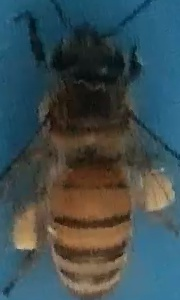
#> input picture blue_reference_img.png, 180 x 300 px
$ jupyter execute 'Blue Param Scan.ipynb'
#> lines starting #> are read from the running program, lines starting #| are printed output that depends on the picture; after the words box and inside, x2 and y2 are one past the last pixel; in counts of white or black regions, pixels touching at a corner belong together
[cell 1]
import cv2
import numpy as np
import PIL
from math import pi
import math
from matplotlib import pyplot as plt
import random
from tqdm import tqdm
from sklearn.cluster import DBSCAN
from scipy.spatial import ConvexHull, convex_hull_plot_2d
import skimage.io
from scipy import ndimage as ndi
from statistics import mean

print("Done")

[cell 2]
def do_image(original, R, G, B, alpha_chan = [], thresh_lo = 1, thresh_hi = 254, erode_val = 10, gauss_val = 9, exponent = 0.18, gauss_val2 = 3):
    # original = cv2.cvtColor(cv2.imread("download.png"), cv2.COLOR_BGR2RGB)
    r_channel, g_channel, b_channel = cv2.split(original)
    color_channels = [r_channel, g_channel, b_channel]
    border_int = 3
    if len(alpha_chan) == 0:
        img = cv2.copyMakeBorder(cv2.cvtColor(original, cv2.COLOR_BGR2GRAY), border_int, border_int, border_int, border_int, cv2.BORDER_CONSTANT, value=255)
        ret, thresh = cv2.threshold(img, thresh_lo, thresh_hi, cv2.THRESH_BINARY)
    else:
        img = cv2.copyMakeBorder(cv2.cvtColor(original, cv2.COLOR_BGR2GRAY), border_int, border_int, border_int, border_int, cv2.BORDER_CONSTANT, value=255)
        alpha_chan = cv2.copyMakeBorder(cv2.cvtColor(alpha_chan, cv2.COLOR_BGR2GRAY), border_int, border_int, border_int, border_int, cv2.BORDER_CONSTANT, value=255)
        ret, thresh = cv2.threshold(alpha_chan, thresh_lo, thresh_hi, cv2.THRESH_BINARY)

    dist = cv2.distanceTransform(thresh, cv2.DIST_L2, cv2.DIST_MASK_PRECISE)
    dist = cv2.GaussianBlur(dist, (gauss_val, gauss_val), 0)
    dist = dist[border_int:img.shape[0]-border_int, border_int:img.shape[1]-border_int]
    norm_dist = cv2.normalize(dist, None, 0, 1.0, cv2.NORM_MINMAX)
    new_alpha_channel = cv2.bitwise_not((255 * norm_dist).astype(b_channel.dtype))
    kernel = np.ones((erode_val, erode_val), np.uint8)
    new_alpha_channel = cv2.erode(new_alpha_channel, kernel)
    img_BGRA = cv2.merge((r_channel, g_channel, b_channel, new_alpha_channel))

    return img_BGRA, new_alpha_channel

def weight_func(imageA, imageB):
    # the 'Mean Squared Error' between the two alpha channels is the
    # sum of the squared difference between the two images;
    # NOTE: the two images must have the same dimension

    err = np.sum((imageA.astype("float") - imageB.astype("float")) ** 2)
    err /= float(imageA.shape[0] * imageA.shape[1])

    # return the MSE, the lower the error, the more "similar"
    # the two images are
    return err

print("Done")

[cell 3]
reference_img = cv2.cvtColor(cv2.imread("blue_reference_img.png"), cv2.COLOR_BGR2RGB)
# _, img2 = cv2.threshold(cv2.cvtColor(cv2.imread("new_download.png"), cv2.COLOR_BGR2GRAY), 1, 254, cv2.THRESH_BINARY) #this is without manipulation (hard-lined reference alpha)
reference_alpha = cv2.bitwise_not(cv2.imread("blue_reference_alpha.png")) # this manipulates the reference alpha (soft lined)
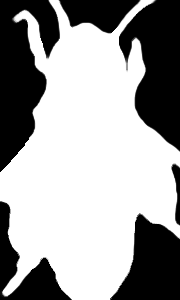
#> input picture blue_reference_alpha.png, 180 x 300 px
#> reference_alpha: shape (300, 180, 3); min 0, max 255, mean 96.4

starting_params = [159, 217, 81, [], 84, 191, 1, 9, 5.706, 3]

img1, alpha1 = do_image(reference_img, *starting_params)
#> in do_image, `r_channel, g_channel, b_channel = cv2.split(original)`:
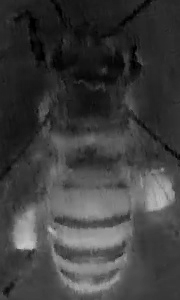
#> r_channel: shape (300, 180); min 0, max 197, mean 62.4
#> in do_image, `r_channel, g_channel, b_channel = cv2.split(original)`:
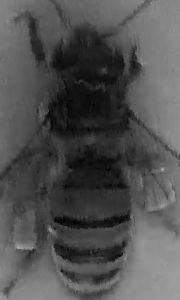
#> b_channel: shape (300, 180); min 0, max 170, mean 80.8
#> in do_image, `img = cv2.copyMakeBorder(cv2.cvtColor(original, cv2.COLOR_BGR2GRAY), b..`:
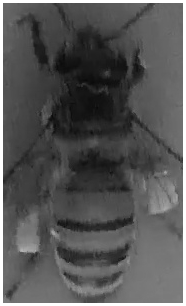
#> img: shape (306, 186); min 9, max 255, mean 86.1
#> in do_image, `ret, thresh = cv2.threshold(img, thresh_lo, thresh_hi, cv2.THRESH_BINA..`:
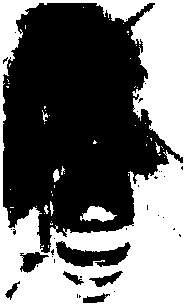
#> thresh: shape (306, 186); values 0 (black) and 191 (white), 44.7% white; 51 white regions (44 under 20 px), largest, box (x1, y1, x2, y2) and area: (0, 0, 186, 306) 24797, (80, 206, 117, 222) 347, (53, 169, 60, 182) 62
#> in do_image, `ret, thresh = cv2.threshold(img, thresh_lo, thresh_hi, cv2.THRESH_BINA..`: ret = 84
# reference image w/ reference alpha
img2, alpha2 = do_image(reference_img,
                        starting_params[0],
                        starting_params[1],
                        starting_params[2],
                        alpha_chan = reference_alpha,
                        thresh_lo = starting_params[4],
                        thresh_hi = starting_params[5],
                        erode_val = starting_params[6],
                        gauss_val = starting_params[7],
                        exponent = starting_params[8],
                        gauss_val2 = starting_params[9]
                       )
#> call 2 of do_image, with R = 159, G = 217, B = 81, thresh_lo = 84, thresh_hi = 191, erode_val = 1, gauss_val = 9, exponent = 5.71
#> in do_image (call 2), `ret, thresh = cv2.threshold(alpha_chan, thresh_lo, thresh_hi, cv2.THRE..`: thresh: shape (306, 186); values 0 (black) and 191 (white), 41.3% white; 1 white region, box (x1, y1, x2, y2) and area: (0, 0, 186, 306) 23506
#> in do_image (call 2), `img_BGRA = cv2.merge((r_channel, g_channel, b_channel, new_alpha_chann..`:
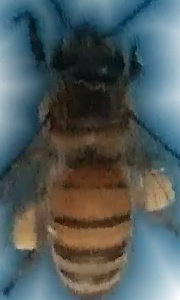
#> img_BGRA: shape (300, 180, 4); mean R, G, B, A 62.4, 77.8, 80.8, 231.7; transparent parts drawn white
print("Target:")
fig, axs = plt.subplots(ncols = 2, figsize=(5, 5))
axs[0].imshow(img2)
axs[1].imshow(alpha2)
for ax in axs:
    plt.show()
start_running_sum = weight_func(alpha1, alpha2)
#> in weight_func, `err = np.sum((imageA.astype("float") - imageB.astype("float")) ** 2)`: err = 42162759
#> in weight_func, `err /= float(imageA.shape[0] * imageA.shape[1])`: err = 780.8
#> start_running_sum = 780.8
print("Starting sum: %d" % (start_running_sum))
#| Starting sum: 780
best_params = starting_params
best_sum = start_running_sum
#> best_sum = 780.8

k = 0
iters = 2500000
with tqdm(total=iters, unit="iteration", desc=str("Monte Carlo Param Search:")) as pbar:
    while k < iters:
        thresh_hi = random.randint(1,255) # default == 255
        thresh_lo = random.randint(0, thresh_hi) # default == 0
        erode_val = random.randint(0, 30) # default == 3
        gauss_val = random.choice([1, 3, 5, 7, 9])
        exponent = random.randint(10, 10000) / 1000
        gauss_val2 = random.choice([1, 3, 5, 7, 9])
        R = random.randint(0, 255)
        G = random.randint(0, 255)
        B = random.randint(0, 255)
        new_params = [R, G, B, [], thresh_lo, thresh_hi, erode_val, gauss_val, exponent, gauss_val2]
        img3, markers = do_image(reference_img, *new_params)
#> call 3 of do_image, with R = 248, G = 207, B = 155, thresh_lo = 98, thresh_hi = 217, erode_val = 24, gauss_val = 7, exponent = 0.673
#> in do_image (call 3), `ret, thresh = cv2.threshold(img, thresh_lo, thresh_hi, cv2.THRESH_BINA..`:
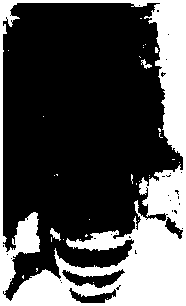
#> thresh: shape (306, 186); values 0 (black) and 217 (white), 31.2% white; 34 white regions (31 under 20 px), largest, box (x1, y1, x2, y2) and area: (0, 0, 186, 306) 17532, (50, 228, 61, 241) 66, (141, 59, 152, 69) 45
#> in do_image (call 3), `ret, thresh = cv2.threshold(img, thresh_lo, thresh_hi, cv2.THRESH_BINA..`: ret = 98
#> in do_image (call 3), `dist = cv2.distanceTransform(thresh, cv2.DIST_L2, cv2.DIST_MASK_PRECISE)`:
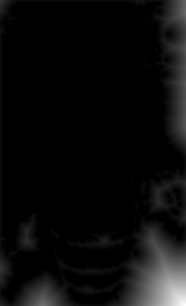
#> dist: shape (306, 186) float32; min 0, max 67.19, mean 3.2; drawn with min black and max white
#> in do_image (call 3), `new_alpha_channel = cv2.erode(new_alpha_channel, kernel)`:
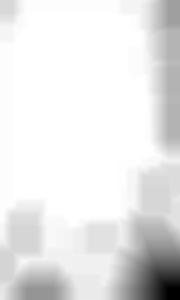
#> new_alpha_channel: shape (300, 180); min 0, max 255, mean 230.4
#> in do_image (call 3), `img_BGRA = cv2.merge((r_channel, g_channel, b_channel, new_alpha_chann..`:
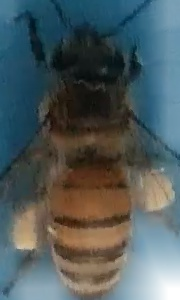
#> img_BGRA: shape (300, 180, 4); mean R, G, B, A 62.4, 77.8, 80.8, 230.4; transparent parts drawn white
        new_running_sum = weight_func(markers, alpha2)
#> new_running_sum = 1336.4
        if new_running_sum < best_sum:
            best_sum = new_running_sum
            best_params = new_params
            fig, axs = plt.subplots(ncols = 2, figsize=(5, 5))
            axs[0].imshow(img3)
            axs[1].imshow(markers)
            for ax in axs:
                plt.show()
            print(best_params)
        k = k + 1
        pbar.set_postfix(Sum = new_running_sum, Best = best_sum, refresh=True)
        pbar.update(1)

new_img, new_alpha = do_image(reference_img, *best_params)
fig, axs = plt.subplots(ncols = 4, figsize=(15, 15))
axs[0].imshow(reference_img)
axs[1].imshow(reference_alpha)
axs[2].imshow(new_img)
axs[3].imshow(new_alpha)
for ax in axs:
    plt.show()
new_running_sum = weight_func(alpha2, new_alpha)
print(new_running_sum)
print(*best_params)
